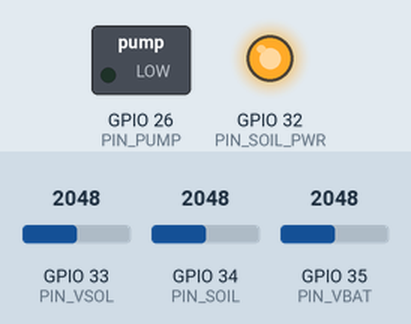
This sketch was run on a simulated ESP32. On the bench: switched loads named in the sketch (green lamp = pin HIGH), output pins drawn as LEDs (lit = HIGH). The inputs (shaded band) are chosen by the test bench; at power-on: GPIO 33 (PIN_VSOL) = 2048, GPIO 34 (PIN_SOIL) = 2048, GPIO 35 (PIN_VBAT) = 2048. WiFi joins after 1.5 s; servers stay silent unless stated; uploads are accepted with an empty reply; the local clock reads 2024-03-15 10:24:30 at power-on unless the sketch sets it; what the sketch prints to the serial monitor is not drawn.

Above: at 2.1 s.
At 32.5 s:
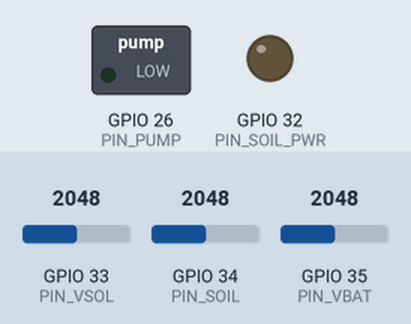
Timing chart, 0 to 80.4 s (numbered marks = the images above):
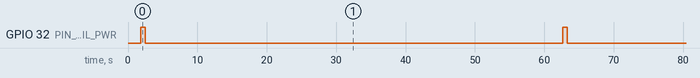

Measured:
- by itself, GPIO 32 (PIN_SOIL_PWR): alternates HIGH for 0.66 s and LOW for 59.8 s

The sketch:

wbacfspwi_node.ino
```cpp
/*
 * WBACFSPWI — ESP32 irrigation node
 * Web-Based Automatic Controller for Solar-Powered Water Irrigation
 *
 * Talks to:
 *   GET  /api/device/pull-schedule.php   -> { "schedules": [ {id, label, start_time, duration_minutes, days_of_week[]} ] }
 *   POST /api/device/report.php          <- { soil_moisture, water_level, battery_voltage, solar_output, pump_state, schedule_id }
 * Both require header  X-API-Key: <DEVICE_API_KEY from config/device.php>
 *
 * HARDWARE (see the Hardware Build artifact for the wiring diagram)
 *   9 V 2 W panel -> 1N5819 blocking diode -> 6 V 4.5 Ah SLA
 *   Battery feeds the ESP32 VIN pin directly (onboard AMS1117 makes 3.3 V) and
 *   the pump directly. No charge controller and no buck converter in the path.
 *   Pump switched low-side by an IRLZ44N (220 R gate resistor, 10 k gate pulldown, 1N5819 flyback).
 *
 * NO HARDWARE PROTECTION: there is no charge controller and no low-voltage
 * disconnect. MIN_BATT_TO_PUMP below is the only thing protecting the battery
 * from a deep discharge, and the server-side overcharge alert
 * (ALERT_HIGH_BATTERY_VOLTS in config/device.php) is the only warning that the
 * panel has been left connected too long. Do not remove either.
 *
 * PIN NOTE: every analog pin here is on ADC1. ADC2 pins (GPIO 0,2,4,12-15,25-27)
 * cannot be read while WiFi is active — analogRead() returns garbage.
 *
 * Libraries: ArduinoJson (Benoit Blanchon), ESP32 board package.
 */

#include <WiFi.h>
#include <HTTPClient.h>
#include <ArduinoJson.h>
#include <time.h>

// ---------------------------------------------------------------- config
const char* SSID    = "YOUR_WIFI";
const char* PASS    = "YOUR_PASS";
// LAN IP of the machine running XAMPP, plus the path to public/
const char* HOST    = "http://192.168.1.10/WBACFSPWI-Web-Based-Automatic-Controller-for-Solar-Powered-Water-Irrigation/public";
const char* API_KEY = "dev-local-device-key";   // must match DEVICE_API_KEY in config/device.php

const long  TZ_OFFSET_SEC = 8 * 3600;           // UTC+8 (Philippines)

// ---------------------------------------------------------------- pins
const int PIN_PUMP     = 26;   // MOSFET gate, via 220 R
const int PIN_SOIL     = 34;   // HW-080 AO      (ADC1, input-only)
const int PIN_SOIL_PWR = 32;   // HW-080 VCC     (power-gated to slow probe corrosion)
const int PIN_VBAT     = 35;   // battery divider tap (ADC1)
const int PIN_VSOL     = 33;   // panel divider tap   (ADC1)

// The two dividers use different ratios because the two sources have different
// ranges. Trim both constants against a multimeter — resistors are +/-5%.
const float VBAT_DIV = 3.128;  // 100k + 47k  ->  7.2 V full charge reads 2.30 V
const float VSOL_DIV = 5.545;  // 100k + 22k  -> 10.5 V open circuit reads 1.89 V

// ---------------------------------------------------------------- calibration
// Read the raw values yourself: probe in dry air, then probe in a glass of water.
const int SOIL_DRY = 3100;     // raw ADC, dry
const int SOIL_WET = 1300;     // raw ADC, in water

// Safety interlocks
const float MIN_BATT_TO_PUMP = 5.6;    // 6 V SLA — the ONLY deep-discharge protection
const float SOIL_ALREADY_WET = 75.0;   // percent

// ---------------------------------------------------------------- state
struct Sched { int id; int startMin; int durMin; uint8_t days; };  // days bit0=mon .. bit6=sun
const int MAX_SCHED = 10;
Sched scheds[MAX_SCHED];
int   nSched = 0;

bool  pumpOn = false;
int   activeSchedId = 0;
unsigned long tReport = 0, tPull = 0;

const unsigned long REPORT_MS = 60000;    // POST every 60 s
const unsigned long PULL_MS   = 120000;   // resync schedules every 2 min

// ---------------------------------------------------------------- helpers

// tm_wday is 0=Sunday. The DB SET column orders mon..sun, so remap to bit0..bit6.
int dayBit(int tm_wday) {
  const int lut[] = {6, 0, 1, 2, 3, 4, 5};
  return 1 << lut[tm_wday];
}

float readMoisture() {
  digitalWrite(PIN_SOIL_PWR, HIGH);
  delay(500);                                   // let the probe settle
  long sum = 0;
  for (int i = 0; i < 16; i++) { sum += analogRead(PIN_SOIL); delay(10); }
  digitalWrite(PIN_SOIL_PWR, LOW);

  int raw = sum / 16;                           // resistive probe: dry = high, wet = low
  float pct = 100.0 * (SOIL_DRY - raw) / (float)(SOIL_DRY - SOIL_WET);
  return constrain(pct, 0.0, 100.0);
}

float readVolts(int pin, float ratio) {
  long mv = 0;
  for (int i = 0; i < 16; i++) mv += analogReadMilliVolts(pin);   // factory-calibrated
  return (mv / 16.0) / 1000.0 * ratio;
}

void pullSchedule() {
  HTTPClient http;
  http.begin(String(HOST) + "/api/device/pull-schedule.php");
  http.addHeader("X-API-Key", API_KEY);

  int code = http.GET();
  if (code != 200) {
    Serial.printf("pull-schedule failed: %d\n", code);
    http.end();
    return;
  }

  StaticJsonDocument<2048> doc;
  DeserializationError err = deserializeJson(doc, http.getString());
  http.end();
  if (err) { Serial.printf("json: %s\n", err.c_str()); return; }

  const char* names[] = {"mon","tue","wed","thu","fri","sat","sun"};
  nSched = 0;
  for (JsonObject s : doc["schedules"].as<JsonArray>()) {
    if (nSched >= MAX_SCHED) break;
    const char* st = s["start_time"];                 // "HH:MM"
    Sched &x = scheds[nSched];
    x.id       = s["id"] | 0;
    x.startMin = atoi(st) * 60 + atoi(st + 3);
    x.durMin   = s["duration_minutes"] | 0;
    x.days     = 0;
    for (JsonVariant d : s["days_of_week"].as<JsonArray>())
      for (int i = 0; i < 7; i++)
        if (strcmp(d.as<const char*>(), names[i]) == 0) x.days |= (1 << i);
    nSched++;
  }
  Serial.printf("schedules loaded: %d\n", nSched);
}

void sendReport(float soil, float vbat, float vsol) {
  HTTPClient http;
  http.begin(String(HOST) + "/api/device/report.php");
  http.addHeader("Content-Type", "application/json");
  http.addHeader("X-API-Key", API_KEY);

  StaticJsonDocument<256> d;
  d["soil_moisture"]   = round(soil * 10) / 10.0;
  d["battery_voltage"] = round(vbat * 100) / 100.0;
  d["solar_output"]    = round(vsol * 10) / 10.0;   // panel volts (see note below)
  d["pump_state"]      = pumpOn ? "on" : "off";
  if (pumpOn && activeSchedId) d["schedule_id"] = activeSchedId;
  // "water_level" intentionally omitted — no tank sensor in this build.

  String body;
  serializeJson(d, body);
  int code = http.POST(body);
  Serial.printf("report %d  %s\n", code, body.c_str());
  http.end();
}

// ---------------------------------------------------------------- setup / loop

void setup() {
  Serial.begin(115200);

  pinMode(PIN_PUMP, OUTPUT);      digitalWrite(PIN_PUMP, LOW);
  pinMode(PIN_SOIL_PWR, OUTPUT);  digitalWrite(PIN_SOIL_PWR, LOW);

  analogSetPinAttenuation(PIN_SOIL, ADC_11db);
  analogSetPinAttenuation(PIN_VBAT, ADC_11db);
  analogSetPinAttenuation(PIN_VSOL, ADC_11db);

  WiFi.mode(WIFI_STA);
  WiFi.begin(SSID, PASS);
  Serial.print("wifi");
  while (WiFi.status() != WL_CONNECTED) { delay(400); Serial.print("."); }
  Serial.printf(" ok  %s\n", WiFi.localIP().toString().c_str());

  configTime(TZ_OFFSET_SEC, 0, "pool.ntp.org", "time.nist.gov");
  struct tm t;
  while (!getLocalTime(&t)) { Serial.println("waiting for NTP..."); delay(500); }
  Serial.println(&t, "time: %Y-%m-%d %H:%M:%S");

  pullSchedule();
}

void loop() {
  if (WiFi.status() != WL_CONNECTED) {
    digitalWrite(PIN_PUMP, LOW);   // fail safe: no network, no pumping
    pumpOn = false;
    WiFi.reconnect();
    delay(2000);
    return;
  }

  unsigned long now = millis();

  if (now - tPull > PULL_MS) { tPull = now; pullSchedule(); }

  struct tm t;
  if (!getLocalTime(&t)) { delay(1000); return; }
  int mins = t.tm_hour * 60 + t.tm_min;

  bool shouldRun = false;
  int  hitId = 0;
  for (int i = 0; i < nSched; i++) {
    if (!(scheds[i].days & dayBit(t.tm_wday))) continue;
    if (mins >= scheds[i].startMin && mins < scheds[i].startMin + scheds[i].durMin) {
      shouldRun = true;
      hitId = scheds[i].id;
      break;
    }
  }

  // TODO: pull-schedule.php does not yet expose the manual override state from the
  // `overrides` table. Until it does, the dashboard's Override button has no effect
  // on the hardware. Once the endpoint returns it, check the override here — it must
  // win over `shouldRun` before the interlocks below run.

  if (now - tReport > REPORT_MS || tReport == 0) {
    tReport = now;

    float soil = readMoisture();
    float vbat = readVolts(PIN_VBAT, VBAT_DIV);
    float vsol = readVolts(PIN_VSOL, VSOL_DIV);

    if (vbat < MIN_BATT_TO_PUMP || soil > SOIL_ALREADY_WET) shouldRun = false;

    pumpOn = shouldRun;
    activeSchedId = shouldRun ? hitId : 0;
    digitalWrite(PIN_PUMP, pumpOn ? HIGH : LOW);

    sendReport(soil, vbat, vsol);
  }

  delay(1000);
}

/*
 * NOTE on solar_output
 * --------------------
 * This sketch reports panel *voltage*, not watts — there is no current sensing in
 * this build. The dashboard column is DECIMAL(6,2) and unitless, so it displays
 * fine, but relabel it "Panel V" or add an INA219 (I2C on GPIO 21/22) inline with
 * the panel + lead if you need real watts.
 *
 * DEMO TIP: this is the field that sells the solar story to a panel of examiners.
 * Cover the panel with your hand and solar_output collapses toward 0 while
 * battery_voltage settles back to its ~6.3 V resting value; uncover it and both
 * jump within seconds. Two live numbers moving on the dashboard is a much more
 * convincing demonstration than any wattage rating.
 */
```
